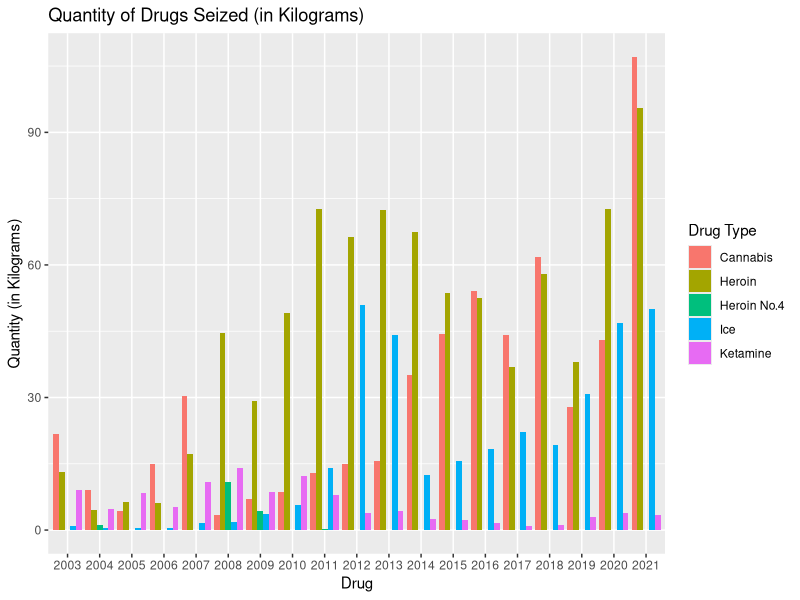
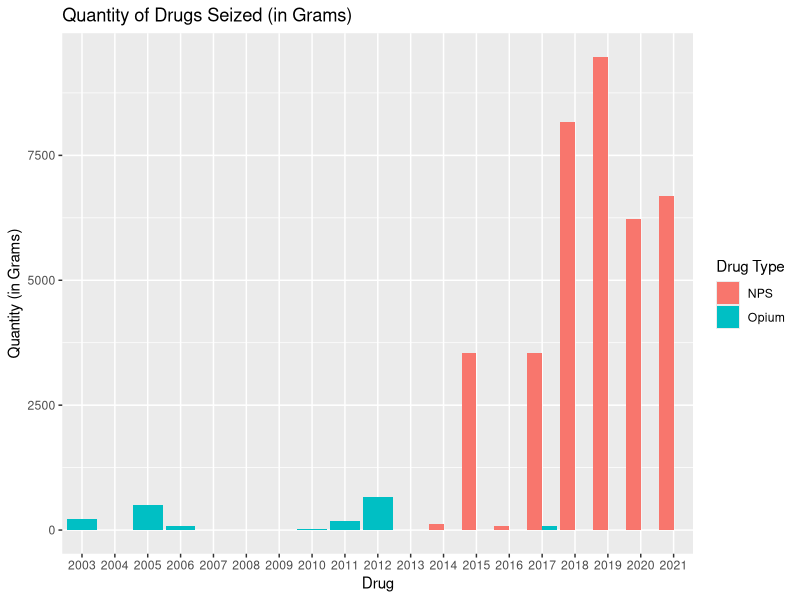
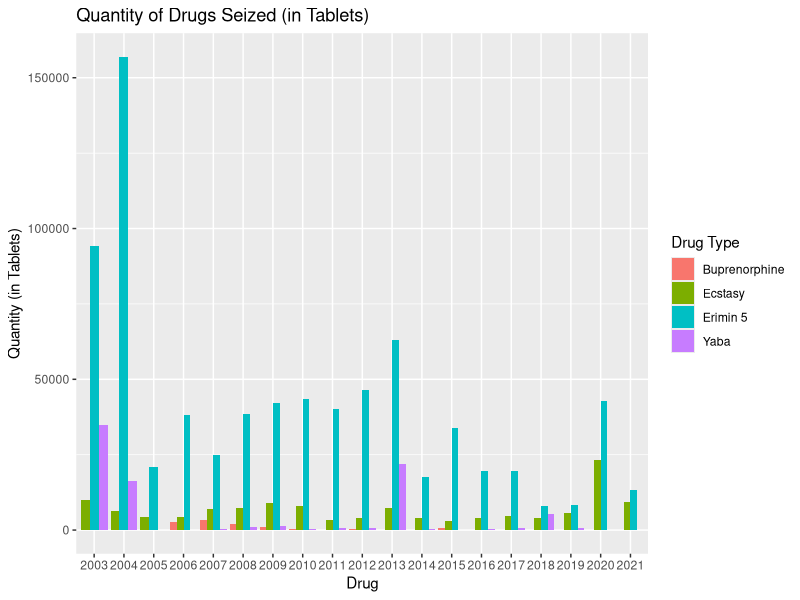

These charts were generated, in order, by the following R code:
## ---- chunk 1
library(tidyverse)
quantity_drugs_seized <- read_csv("Informationonquantityofcontrolleddrugsseized.csv")
quantity_drugs_seized <- quantity_drugs_seized %>%
  mutate(amount_new = as.numeric(quantity_drugs_seized$amount)) %>%
  mutate(year_new = as.character(quantity_drugs_seized$year))
quantity_drugs_seized[quantity_drugs_seized == "HEROIN"] <- "Heroin"
quantity_drugs_seized[quantity_drugs_seized == "HEROIN NO.4"] <- "Heroin No.4"
quantity_drugs_seized[quantity_drugs_seized == "CANNABIS"] <- "Cannabis"
quantity_drugs_seized[quantity_drugs_seized == "ECSTASY"] <- "Ecstasy"
quantity_drugs_seized[quantity_drugs_seized == "ICE"] <- "Ice"
quantity_drugs_seized[quantity_drugs_seized == "YABA"] <- "Yaba"
quantity_drugs_seized[quantity_drugs_seized == "KETAMINE"] <- "Ketamine"
quantity_drugs_seized[quantity_drugs_seized == "ERIMIN 5"] <- "Erimin 5"
quantity_drugs_seized[quantity_drugs_seized == "BUPRENORPHINE"] <- "Buprenorphine"
quantity_drugs_seized[quantity_drugs_seized == "OPIUM"] <- "Opium"
quantity_drugs_seized[quantity_drugs_seized == "MEPHEDRONE"] <- "Mephedrone"

quantity_drugs_seized_by_kg <- quantity_drugs_seized %>%
  select(year_new, drug, amount_new) %>%
  slice(1:57, 79:97, 117:135)

quantity_drugs_seized_by_g <- quantity_drugs_seized %>%
  select(year_new, drug, amount_new) %>%
  slice(171:189, 212:219)

quantity_drugs_seized_by_tablets <- quantity_drugs_seized %>%
  select(year_new, drug, amount_new) %>%
  slice(58:75, 77, 98:116, 136:170)

ggplot(quantity_drugs_seized_by_kg,aes(x = year_new, y = amount_new, fill = drug)) + 
  geom_bar(position = "dodge", stat = "identity") +
  labs(x = "Drug", y = "Quantity (in Kilograms)", title = "Quantity of Drugs Seized (in Kilograms)", fill = "Drug Type")

ggplot(quantity_drugs_seized_by_g,aes(x = year_new, y = amount_new, fill = drug)) + 
  geom_bar(position = "dodge", stat = "identity") +
  labs(x = "Drug", y = "Quantity (in Grams)", title = "Quantity of Drugs Seized (in Grams)", fill = "Drug Type")

ggplot(quantity_drugs_seized_by_tablets,aes(x = year_new, y = amount_new, fill = drug)) + 
  geom_bar(position = "dodge", stat = "identity") +
  labs(x = "Drug", y = "Quantity (in Tablets)", title = "Quantity of Drugs Seized (in Tablets)", fill = "Drug Type")
